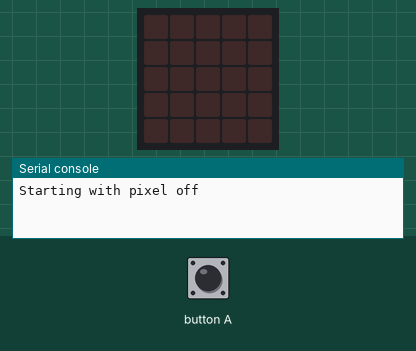
Recording of a program running on a simulated BBC micro:bit running MicroPython. Parts: the board's 5×5 LED display, the last lines printed to the serial console. The inputs (shaded band) are chosen by the test bench.

Above: at 1.2 s.
1.3 s: button A pressed for 0.15 s
At 1.37 s:
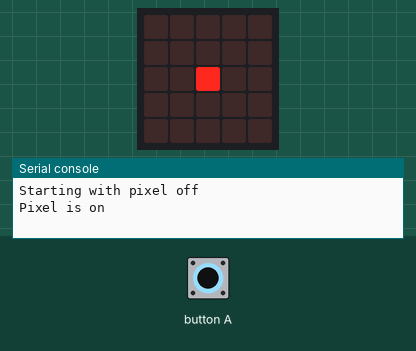
2.9 s: button A pressed for 3.2 s
Timing chart, 0 to 5.9 s (numbered marks = the images above; inputs shaded):
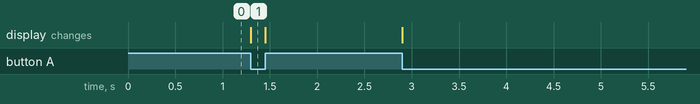

The program:

toggle-center_led.py
```python
# Turn on the center display LED when Button A is pressed
from microbit import *

PIXEL_LEVEL_MAX_ON: int = 9
PIXEL_LEVEL_MIN_ON: int = 1
PIXEL_LEVEL_OFF: int = 0

PIXEL_ON: int = PIXEL_LEVEL_MAX_ON
PIXEL_OFF: int = PIXEL_LEVEL_OFF

# Center Pixel
PIXEL_X: int = 2
PIXEL_Y: int = 2

# Set initial conditions
print("Starting with pixel off");
display.set_pixel(PIXEL_X, PIXEL_Y, PIXEL_OFF)
prev_pixel_state: int = PIXEL_OFF

# Loop changing pixel state when button is pressed or released
while True:
    if button_a.is_pressed():
        display.set_pixel(PIXEL_X, PIXEL_Y, PIXEL_ON)
        if prev_pixel_state == PIXEL_OFF:
            print("Pixel is on")
            prev_pixel_state = PIXEL_ON
    else:
        display.set_pixel(PIXEL_X, PIXEL_Y, PIXEL_OFF)
        if prev_pixel_state == PIXEL_ON:
            print("Pixel is off")
            prev_pixel_state = PIXEL_OFF
```

Measured:
- after the input at 1.3 s, the display: changes at once (image 1)
